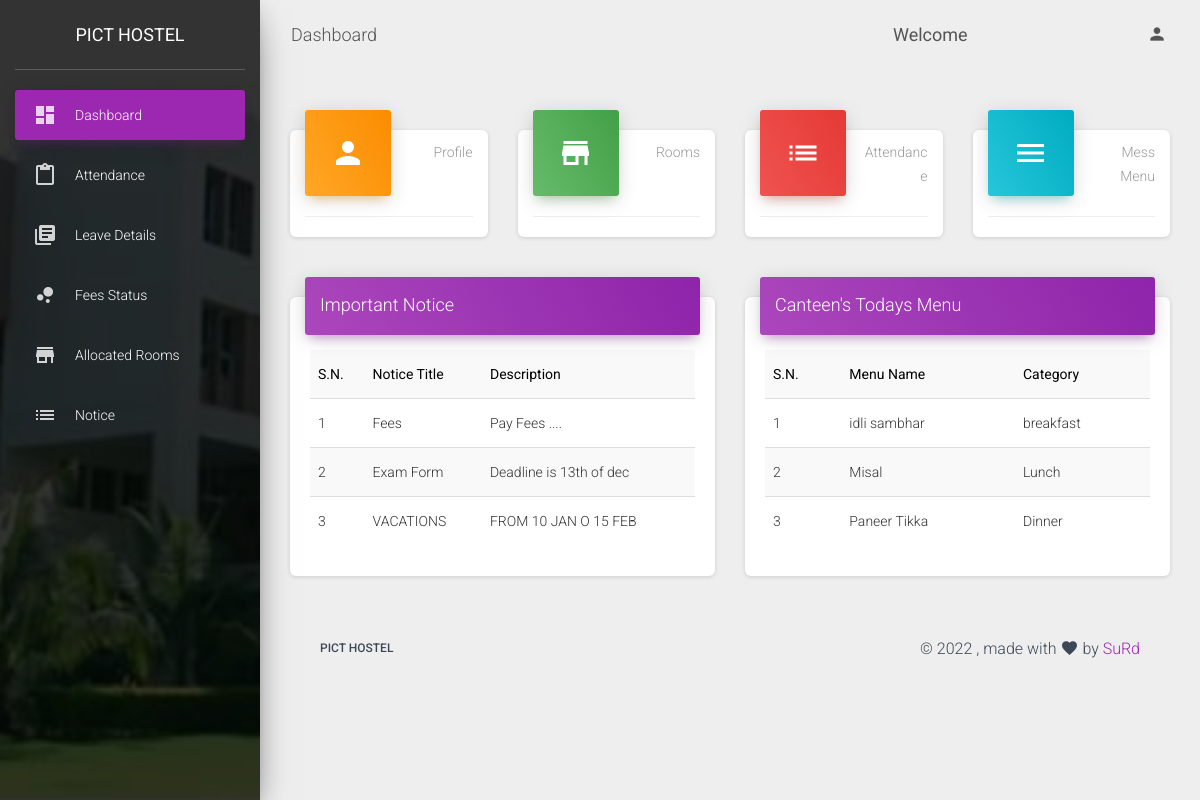
The app's page /dash/officer_dashboard/dashboard.php with its own data.
### tables this page shows
CREATE TABLE `notice` (
  `id` int(11) NOT NULL,
  `title` varchar(150) NOT NULL,
  `description` varchar(200) NOT NULL
);

CREATE TABLE `menu` (
  `id` int(25) NOT NULL,
  `menu` varchar(50) NOT NULL,
  `category` varchar(50) NOT NULL
);

### dash/officer_dashboard/dashboard.php (the view, shortened to what this page needs)
<?php
include '../../config.php';
?>
<!DOCTYPE html>
<html lang="en">
<head>
    <link rel="stylesheet" href="https://maxcdn.bootstrapcdn.com/font-awesome/latest/css/font-awesome.min.css">
    <link href="../assets/css/material-dashboard.css?v=2.1.0" rel="stylesheet" />
</head>
<body class="light-edition">
    <div class="wrapper ">
        <div class="sidebar" data-color="purple" data-background-color="black" data-image="../assets/img/pict.jpeg">
            <div class="logo"><a href="#" class="simple-text logo-normal">
                    PICT HOSTEL
                </a></div>
            <div class="sidebar-wrapper">
                <ul class="nav">
                    <li class="nav-item active  ">
                        <a class="nav-link" href="./dashboard.php">
                            <i class="material-icons">dashboard</i>
                            <p>Dashboard</p>
                        </a>
                    </li>
                    <li class="nav-item ">
                        <a class="nav-link" href="#">
                            <i class="material-icons">content_paste</i>
                            <p>Attendance</p>
                        </a>
                    </li>
                    <li class="nav-item ">
                        <a class="nav-link" href="./oleavedetails.php">
                            <i class="material-icons">library_books</i>
                            <p>Leave Details</p>
                        </a>
                    </li>
                    <li class="nav-item ">
                        <a class="nav-link" href="#">
                            <i class="material-icons">bubble_chart</i>
                            <p>Fees Status</p>
                        </a>
                    </li>
                    <li class="nav-item ">
                        <a class="nav-link" href="./Room_allocation.php">
                            <i class="material-icons">store</i>
                            <p>Allocated Rooms</p>
                        </a>
                    </li>
                    <li class="nav-item ">
                        <a class="nav-link" href="./notice.php">
                            <i class="material-icons">list</i>
                            <p>Notice</p>
                        </a>
                    </li>
                </ul>
            </div>
        </div>
        <div class="main-panel">
            <nav class="navbar navbar-expand-lg navbar-transparent navbar-absolute fixed-top " id="navigation-example">
                <div class="container-fluid">
                    <div class="navbar-wrapper">
                        <a class="navbar-brand" href="javascript:void(0)">Dashboard</a>
                    </div>
                    <div class="collapse navbar-collapse justify-content-end">
                        <form class="navbar-form">
                            <div class="input-group no-border">
                                <a class="navbar-brand" href="javascript:void(0)"><strong>Welcome <?php echo $row['email']; ?></strong></a>
                                <div class="ripple-container"></div>
                            </div>
                        </form>
                        <ul class="navbar-nav">
                            <li class="nav-item dropdown">
                                <a class="nav-link" href="#pablo" id="navbarDropdownProfile" data-toggle="dropdown" aria-haspopup="true" aria-expanded="false">
                                    <i class="material-icons">person</i>
                                </a>
                            </li>
                        </ul>
                    </div>
                </div>
            </nav>
            <div class="content">
                <div class="container-fluid">
                    <div class="row">
                        <div class="col-xl-3 col-lg-6 col-md-6 col-sm-6">
                            <div class="card card-stats">
                                <div class="card-header card-header-warning card-header-icon">
                                    <div class="card-icon">
                                        <i class="material-icons">person</i>
                                    </div>
                                    <p class="card-category">Profile</p>
                                </div>
                                <div class="card-footer">
                                </div>
                            </div>
                        </div>
                        <div class="col-xl-3 col-lg-6 col-md-6 col-sm-6">
                            <div class="card card-stats">
                                <div class="card-header card-header-success card-header-icon">
                                    <div class="card-icon">
                                        <i class="material-icons">store</i>
                                    </div>
                                    <p class="card-category">Rooms</p>
                                </div>
                                <div class="card-footer">
                                </div>
                            </div>
                        </div>
                        <div class="col-xl-3 col-lg-6 col-md-6 col-sm-6">
                            <div class="card card-stats">
                                <div class="card-header card-header-danger card-header-icon">
                                    <div class="card-icon">
                                        <i class="material-icons">list</i>
                                    </div>
                                    <p class="card-category">Attendance</p>
                                </div>
                                <div class="card-footer">
                                </div>
                            </div>
                        </div>
                        <div class="col-xl-3 col-lg-6 col-md-6 col-sm-6">
                            <div class="card card-stats">
                                <div class="card-header card-header-info card-header-icon">
                                    <div class="card-icon">
                                        <i class="material-icons">menu</i>
                                    </div>
                                    <p class="card-category">Mess Menu</p>
                                </div>
                                <div class="card-footer">
                                </div>
                            </div>
                        </div>
                    </div>
                    <div class="row">
                        <div class="col-lg-6 col-md-12">
                            <div class="card">
                                <div class="card-header card-header-primary">
                                    <h4 class="card-title">Important Notice</h4>
                                </div>
                                <div class="row">
                                    <div class="col-md-12">
                                        <div class="card-body">
                                            <div class="table-responsive">
                                                <div class="panel">
                                                    <div class="table-responsive">
                                                        <table class="table table-striped title1">
                                                            <tr style="color:black">
                                                                <td><b>S.N.</b></td>
                                                                <td><b>Notice Title</b></td>
                                                                <td><b>Description</b></td>
                                                            </tr>
                                                            <?php
                                                            $sql = "SELECT * from notice";
                                                            $result = $conn->query($sql);
                                                            $i = 1;
                                                            while ($row = $result->fetch_assoc()) {
                                                            ?>
                                                                <tr>
                                                                    <td>
                                                                        <?php echo $i; ?>
                                                                    </td>
                                                                    <td>
                                                                        <?php echo $row['title']; ?>
                                                                    </td>
                                                                    <td>
                                                                        <?php echo $row['description']; ?>
                                                                    </td>
                                                                </tr>
                                                            <?php $i++;
                                                            }
                                                            ?>
                                                        </table>
                                                    </div>
                                                </div>
                                            </div>
                                        </div>
                                    </div>
                                </div>
                            </div>
                        </div>
                        <div class="col-lg-6 col-md-12">
                            <div class="card">
                                <div class="card-header card-header-primary">
                                    <h4 class="card-title">Canteen's Todays Menu</h4>
                                </div>
                                <div class="card-body">
                                    <div class="table-responsive">
                                        <div class="panel">
                                            <div class="table-responsive">
                                                <table class="table table-striped title1">
                                                    <tr style="color:black">
                                                        <td><b>S.N.</b></td>
                                                        <td><b>Menu Name</b></td>
                                                        <td><b>Category</b></td>
                                                    </tr>
                                                    <?php
                                                    $sql = "SELECT * from menu";
                                                    $result = $conn->query($sql);
                                                    $i = 1;
                                                    while ($row = $result->fetch_assoc()) {
                                                    ?>
                                                        <tr>
                                                            <td>
                                                                <?php echo $i; ?>
                                                            </td>
                                                            <td>
                                                                <?php echo $row['menu']; ?>
                                                            </td>
                                                            <td>
                                                                <?php echo $row['category']; ?>
                                                            </td>
                                                        </tr>
                                                    <?php $i++;
                                                    }
                                                    ?>
                                                </table>
                                            </div>
                                        </div>
                                    </div>
                                </div>
                            </div>
                        </div>
                    </div>
                    <footer class="footer">
                        <div class="container-fluid">
                            <nav class="float-left">
                                <ul>
                                    <li>
                                        <a href="#">
                                            PICT HOSTEL
                                        </a>
                                    </li>
                                </ul>
                            </nav>
                            <div class="copyright float-right" id="date">
                                , made with <i class="material-icons">favorite</i> by
                                <a href="#" target="_blank"> SuRd</a>
                            </div>
                        </div>
                    </footer>
                </div>
            </div>
</body>
</html>

### records on screen
notice: title "Fees", description "Pay Fees ...."
notice: title "Exam Form", description "Deadline is 13th of dec"
notice: title "VACATIONS", description "FROM 10 JAN O 15 FEB"
menu: menu "idli sambhar", category "breakfast"
menu: menu "Misal", category "Lunch"
menu: menu "Paneer Tikka", category "Dinner"
